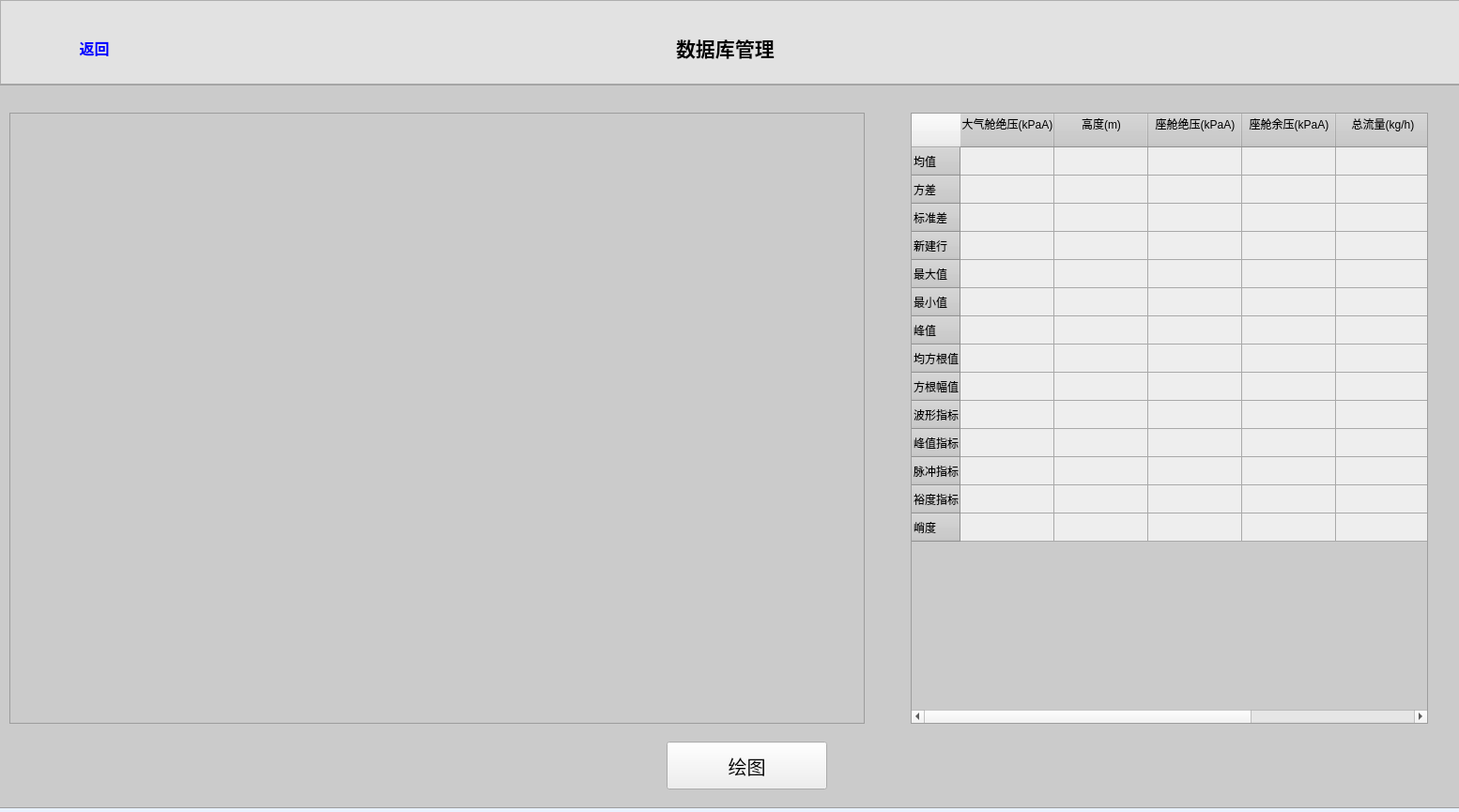
<?xml version="1.0" encoding="UTF-8"?>
<ui version="4.0">
 <class>Dialog</class>
 <widget class="QDialog" name="Dialog">
  <property name="geometry">
   <rect>
    <x>0</x>
    <y>0</y>
    <width>1554</width>
    <height>865</height>
   </rect>
  </property>
  <property name="windowTitle">
   <string>Dialog</string>
  </property>
  <property name="styleSheet">
   <string notr="true">QDialog{
	background-color:rgb(234, 242, 255)
}

QTableWidget::item {
    background-color:rgb(238, 238, 238);
}
QTableWidget::item {
    color: transparent;
}



</string>
  </property>
  <widget class="QFrame" name="frame_menu">
   <property name="geometry">
    <rect>
     <x>0</x>
     <y>0</y>
     <width>1561</width>
     <height>90</height>
    </rect>
   </property>
   <property name="sizePolicy">
    <sizepolicy hsizetype="Fixed" vsizetype="Fixed">
     <horstretch>0</horstretch>
     <verstretch>0</verstretch>
    </sizepolicy>
   </property>
   <property name="styleSheet">
    <string notr="true">QFrame{
	background-color:rgb(226, 226, 226)
}</string>
   </property>
   <property name="frameShape">
    <enum>QFrame::StyledPanel</enum>
   </property>
   <property name="frameShadow">
    <enum>QFrame::Raised</enum>
   </property>
   <widget class="QLabel" name="label">
    <property name="geometry">
     <rect>
      <x>720</x>
      <y>30</y>
      <width>141</width>
      <height>41</height>
     </rect>
    </property>
    <property name="font">
     <font>
      <pointsize>16</pointsize>
      <weight>75</weight>
      <bold>true</bold>
     </font>
    </property>
    <property name="text">
     <string>数据库管理</string>
    </property>
   </widget>
   <widget class="QPushButton" name="pushButton_fanhui">
    <property name="geometry">
     <rect>
      <x>60</x>
      <y>30</y>
      <width>81</width>
      <height>41</height>
     </rect>
    </property>
    <property name="palette">
     <palette>
      <active>
       <colorrole role="ButtonText">
        <brush brushstyle="SolidPattern">
         <color alpha="255">
          <red>0</red>
          <green>0</green>
          <blue>255</blue>
         </color>
        </brush>
       </colorrole>
      </active>
      <inactive>
       <colorrole role="ButtonText">
        <brush brushstyle="SolidPattern">
         <color alpha="255">
          <red>0</red>
          <green>0</green>
          <blue>255</blue>
         </color>
        </brush>
       </colorrole>
      </inactive>
      <disabled>
       <colorrole role="ButtonText">
        <brush brushstyle="SolidPattern">
         <color alpha="255">
          <red>120</red>
          <green>120</green>
          <blue>120</blue>
         </color>
        </brush>
       </colorrole>
      </disabled>
     </palette>
    </property>
    <property name="font">
     <font>
      <pointsize>12</pointsize>
      <weight>75</weight>
      <bold>true</bold>
     </font>
    </property>
    <property name="styleSheet">
     <string notr="true">QPushButton{
	border:none
}

QPushButton::hover{
	background-color:rgb(189, 189, 189);
}
</string>
    </property>
    <property name="text">
     <string>返回</string>
    </property>
   </widget>
  </widget>
  <widget class="QFrame" name="frame">
   <property name="geometry">
    <rect>
     <x>-10</x>
     <y>90</y>
     <width>1571</width>
     <height>771</height>
    </rect>
   </property>
   <property name="styleSheet">
    <string notr="true">QFrame{
	background-color:rgb(203, 203, 203)
}</string>
   </property>
   <property name="frameShape">
    <enum>QFrame::StyledPanel</enum>
   </property>
   <property name="frameShadow">
    <enum>QFrame::Raised</enum>
   </property>
   <widget class="QTableWidget" name="tableWidget_excel">
    <property name="geometry">
     <rect>
      <x>20</x>
      <y>30</y>
      <width>911</width>
      <height>651</height>
     </rect>
    </property>
   </widget>
   <widget class="QTableWidget" name="tableWidget_2">
    <property name="geometry">
     <rect>
      <x>980</x>
      <y>30</y>
      <width>551</width>
      <height>651</height>
     </rect>
    </property>
    <row>
     <property name="text">
      <string>均值</string>
     </property>
    </row>
    <row>
     <property name="text">
      <string>方差</string>
     </property>
    </row>
    <row>
     <property name="text">
      <string>标准差</string>
     </property>
    </row>
    <row>
     <property name="text">
      <string>新建行</string>
     </property>
    </row>
    <row>
     <property name="text">
      <string>最大值</string>
     </property>
    </row>
    <row>
     <property name="text">
      <string>最小值</string>
     </property>
    </row>
    <row>
     <property name="text">
      <string>峰值</string>
     </property>
    </row>
    <row>
     <property name="text">
      <string>均方根值</string>
     </property>
    </row>
    <row>
     <property name="text">
      <string>方根幅值</string>
     </property>
    </row>
    <row>
     <property name="text">
      <string>波形指标</string>
     </property>
    </row>
    <row>
     <property name="text">
      <string>峰值指标</string>
     </property>
    </row>
    <row>
     <property name="text">
      <string>脉冲指标</string>
     </property>
    </row>
    <row>
     <property name="text">
      <string>裕度指标</string>
     </property>
    </row>
    <row>
     <property name="text">
      <string>峭度</string>
     </property>
    </row>
    <column>
     <property name="text">
      <string>大气舱绝压(kPaA)
</string>
     </property>
    </column>
    <column>
     <property name="text">
      <string>高度(m)
</string>
     </property>
    </column>
    <column>
     <property name="text">
      <string>座舱绝压(kPaA)
</string>
     </property>
    </column>
    <column>
     <property name="text">
      <string>座舱余压(kPaA)
</string>
     </property>
    </column>
    <column>
     <property name="text">
      <string>总流量(kg/h)
</string>
     </property>
    </column>
    <column>
     <property name="text">
      <string>控制腔压力(kPaA)
</string>
     </property>
    </column>
   </widget>
   <widget class="QPushButton" name="pushButton">
    <property name="geometry">
     <rect>
      <x>720</x>
      <y>700</y>
      <width>171</width>
      <height>51</height>
     </rect>
    </property>
    <property name="font">
     <font>
      <pointsize>15</pointsize>
     </font>
    </property>
    <property name="text">
     <string>绘图</string>
    </property>
   </widget>
  </widget>
  <zorder>frame</zorder>
  <zorder>frame_menu</zorder>
 </widget>
 <resources/>
 <connections/>
</ui>
